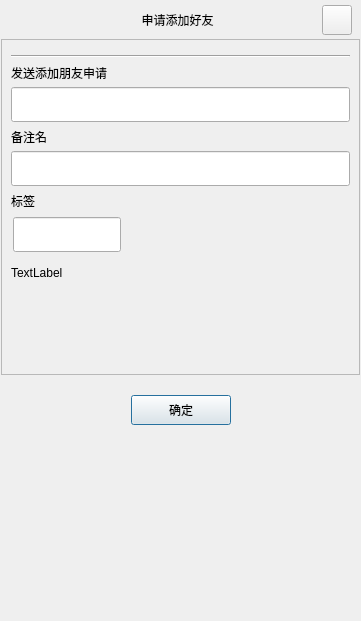
<?xml version="1.0" encoding="UTF-8"?>
<ui version="4.0">
 <class>ApplyFriend</class>
 <widget class="QDialog" name="ApplyFriend">
  <property name="geometry">
   <rect>
    <x>0</x>
    <y>0</y>
    <width>361</width>
    <height>621</height>
   </rect>
  </property>
  <property name="minimumSize">
   <size>
    <width>361</width>
    <height>621</height>
   </size>
  </property>
  <property name="maximumSize">
   <size>
    <width>361</width>
    <height>621</height>
   </size>
  </property>
  <property name="windowTitle">
   <string>申请添加好友</string>
  </property>
  <layout class="QVBoxLayout" name="window_layout">
   <property name="spacing">
    <number>0</number>
   </property>
   <property name="leftMargin">
    <number>0</number>
   </property>
   <property name="topMargin">
    <number>0</number>
   </property>
   <property name="rightMargin">
    <number>0</number>
   </property>
   <property name="bottomMargin">
    <number>0</number>
   </property>
   <item>
    <widget class="QFrame" name="dialog_frame">
     <property name="frameShape">
      <enum>QFrame::NoFrame</enum>
     </property>
     <layout class="QVBoxLayout" name="verticalLayout">
      <property name="spacing">
       <number>0</number>
      </property>
      <property name="leftMargin">
       <number>1</number>
      </property>
      <property name="topMargin">
       <number>1</number>
      </property>
      <property name="rightMargin">
       <number>1</number>
      </property>
      <property name="bottomMargin">
       <number>1</number>
      </property>
      <item>
       <widget class="DialogTitleBar" name="dialog_title_bar" native="true">
        <property name="minimumSize">
         <size>
          <width>0</width>
          <height>38</height>
         </size>
        </property>
        <property name="maximumSize">
         <size>
          <width>16777215</width>
          <height>38</height>
         </size>
        </property>
        <layout class="QHBoxLayout" name="header_layout">
         <property name="leftMargin">
          <number>8</number>
         </property>
         <property name="topMargin">
          <number>0</number>
         </property>
         <property name="rightMargin">
          <number>8</number>
         </property>
         <property name="bottomMargin">
          <number>0</number>
         </property>
         <item>
          <spacer name="title_spacer">
           <property name="orientation">
            <enum>Qt::Horizontal</enum>
           </property>
           <property name="sizeType">
            <enum>QSizePolicy::Fixed</enum>
           </property>
           <property name="sizeHint" stdset="0">
            <size>
             <width>30</width>
             <height>20</height>
            </size>
           </property>
          </spacer>
         </item>
         <item>
          <widget class="QLabel" name="apply_lb">
           <property name="text">
            <string>申请添加好友</string>
           </property>
           <property name="alignment">
            <set>Qt::AlignCenter</set>
           </property>
          </widget>
         </item>
         <item>
          <widget class="QPushButton" name="close_btn">
           <property name="minimumSize">
            <size>
             <width>30</width>
             <height>30</height>
            </size>
           </property>
           <property name="maximumSize">
            <size>
             <width>30</width>
             <height>30</height>
            </size>
           </property>
           <property name="toolTip">
            <string>关闭</string>
           </property>
           <property name="accessibleName">
            <string>关闭</string>
           </property>
           <property name="text">
            <string/>
           </property>
           <property name="icon">
            <iconset resource="../rc.qrc">
             <normaloff>:/icons/action-close.svg</normaloff>:/icons/action-close.svg</iconset>
           </property>
           <property name="iconSize">
            <size>
             <width>18</width>
             <height>18</height>
            </size>
           </property>
           <property name="autoDefault">
            <bool>false</bool>
           </property>
          </widget>
         </item>
        </layout>
       </widget>
      </item>
      <item>
       <widget class="QScrollArea" name="scrollArea">
        <property name="minimumSize">
         <size>
          <width>0</width>
          <height>0</height>
         </size>
        </property>
        <property name="widgetResizable">
         <bool>true</bool>
        </property>
        <widget class="QWidget" name="scrollcontent">
         <property name="geometry">
          <rect>
           <x>0</x>
           <y>0</y>
           <width>357</width>
           <height>262</height>
          </rect>
         </property>
         <layout class="QVBoxLayout" name="verticalLayout_2">
          <property name="spacing">
           <number>0</number>
          </property>
          <property name="leftMargin">
           <number>0</number>
          </property>
          <property name="topMargin">
           <number>6</number>
          </property>
          <property name="rightMargin">
           <number>0</number>
          </property>
          <item>
           <widget class="QWidget" name="apply_wid" native="true">
            <layout class="QVBoxLayout" name="verticalLayout_3">
             <property name="spacing">
              <number>2</number>
             </property>
             <item>
              <widget class="Line" name="line">
               <property name="orientation">
                <enum>Qt::Horizontal</enum>
               </property>
              </widget>
             </item>
             <item>
              <widget class="QLabel" name="label">
               <property name="minimumSize">
                <size>
                 <width>0</width>
                 <height>25</height>
                </size>
               </property>
               <property name="maximumSize">
                <size>
                 <width>16777215</width>
                 <height>25</height>
                </size>
               </property>
               <property name="text">
                <string>发送添加朋友申请</string>
               </property>
              </widget>
             </item>
             <item>
              <widget class="CustomizeEdit" name="name_ed">
               <property name="minimumSize">
                <size>
                 <width>0</width>
                 <height>35</height>
                </size>
               </property>
               <property name="maximumSize">
                <size>
                 <width>16777215</width>
                 <height>16777215</height>
                </size>
               </property>
              </widget>
             </item>
             <item>
              <widget class="QLabel" name="label_2">
               <property name="minimumSize">
                <size>
                 <width>0</width>
                 <height>25</height>
                </size>
               </property>
               <property name="maximumSize">
                <size>
                 <width>16777215</width>
                 <height>25</height>
                </size>
               </property>
               <property name="text">
                <string>备注名</string>
               </property>
              </widget>
             </item>
             <item>
              <widget class="CustomizeEdit" name="back_ed">
               <property name="minimumSize">
                <size>
                 <width>0</width>
                 <height>35</height>
                </size>
               </property>
              </widget>
             </item>
             <item>
              <widget class="QLabel" name="label_5">
               <property name="minimumSize">
                <size>
                 <width>0</width>
                 <height>25</height>
                </size>
               </property>
               <property name="maximumSize">
                <size>
                 <width>16777215</width>
                 <height>25</height>
                </size>
               </property>
               <property name="text">
                <string>标签</string>
               </property>
              </widget>
             </item>
             <item>
              <widget class="QWidget" name="lb_group_wid" native="true">
               <property name="minimumSize">
                <size>
                 <width>0</width>
                 <height>50</height>
                </size>
               </property>
               <layout class="QVBoxLayout" name="verticalLayout_4">
                <property name="spacing">
                 <number>0</number>
                </property>
                <property name="leftMargin">
                 <number>0</number>
                </property>
                <property name="topMargin">
                 <number>0</number>
                </property>
                <property name="rightMargin">
                 <number>0</number>
                </property>
                <property name="bottomMargin">
                 <number>0</number>
                </property>
                <item>
                 <widget class="QWidget" name="gridWidget" native="true">
                  <property name="minimumSize">
                   <size>
                    <width>0</width>
                    <height>40</height>
                   </size>
                  </property>
                  <property name="maximumSize">
                   <size>
                    <width>16777215</width>
                    <height>40</height>
                   </size>
                  </property>
                  <widget class="CustomizeEdit" name="lb_ed">
                   <property name="geometry">
                    <rect>
                     <x>2</x>
                     <y>2</y>
                     <width>108</width>
                     <height>35</height>
                    </rect>
                   </property>
                   <property name="maximumSize">
                    <size>
                     <width>16777215</width>
                     <height>35</height>
                    </size>
                   </property>
                  </widget>
                 </widget>
                </item>
                <item>
                 <widget class="QWidget" name="input_tip_wid" native="true">
                  <property name="minimumSize">
                   <size>
                    <width>0</width>
                    <height>35</height>
                   </size>
                  </property>
                  <property name="maximumSize">
                   <size>
                    <width>16777215</width>
                    <height>35</height>
                   </size>
                  </property>
                  <layout class="QVBoxLayout" name="verticalLayout_5">
                   <property name="spacing">
                    <number>0</number>
                   </property>
                   <property name="leftMargin">
                    <number>0</number>
                   </property>
                   <property name="topMargin">
                    <number>0</number>
                   </property>
                   <property name="rightMargin">
                    <number>0</number>
                   </property>
                   <property name="bottomMargin">
                    <number>0</number>
                   </property>
                   <item>
                    <widget class="ClickedOnceLabel" name="tip_lb">
                     <property name="text">
                      <string>TextLabel</string>
                     </property>
                    </widget>
                   </item>
                  </layout>
                 </widget>
                </item>
                <item>
                 <widget class="QWidget" name="widget" native="true">
                  <property name="minimumSize">
                   <size>
                    <width>0</width>
                    <height>60</height>
                   </size>
                  </property>
                  <layout class="QHBoxLayout" name="horizontalLayout_2">
                   <property name="spacing">
                    <number>7</number>
                   </property>
                   <property name="leftMargin">
                    <number>0</number>
                   </property>
                   <property name="topMargin">
                    <number>0</number>
                   </property>
                   <property name="rightMargin">
                    <number>0</number>
                   </property>
                   <property name="bottomMargin">
                    <number>0</number>
                   </property>
                   <item>
                    <widget class="QWidget" name="lb_list" native="true">
                     <property name="minimumSize">
                      <size>
                      <width>0</width>
                       <height>50</height>
                      </size>
                     </property>
                     <property name="maximumSize">
                      <size>
                      <width>16777215</width>
                       <height>16777215</height>
                      </size>
                     </property>
                    </widget>
                   </item>
                   <item>
                    <widget class="QWidget" name="more_lb_wid" native="true">
                     <property name="minimumSize">
                      <size>
                       <width>30</width>
                       <height>0</height>
                      </size>
                     </property>
                     <property name="maximumSize">
                      <size>
                       <width>30</width>
                       <height>16777215</height>
                      </size>
                     </property>
                     <layout class="QVBoxLayout" name="verticalLayout_6">
                      <item>
                       <spacer name="verticalSpacer_3">
                        <property name="orientation">
                         <enum>Qt::Vertical</enum>
                        </property>
                        <property name="sizeHint" stdset="0">
                         <size>
                          <width>20</width>
                          <height>40</height>
                         </size>
                        </property>
                       </spacer>
                      </item>
                      <item>
                       <widget class="ClickedOnceLabel" name="more_lb">
                        <property name="minimumSize">
                         <size>
                          <width>25</width>
                          <height>25</height>
                         </size>
                        </property>
                        <property name="maximumSize">
                         <size>
                          <width>25</width>
                          <height>25</height>
                         </size>
                        </property>
                        <property name="text">
                         <string/>
                        </property>
                        <property name="alignment">
                         <set>Qt::AlignCenter</set>
                        </property>
                       </widget>
                      </item>
                      <item>
                       <spacer name="verticalSpacer_4">
                        <property name="orientation">
                         <enum>Qt::Vertical</enum>
                        </property>
                        <property name="sizeHint" stdset="0">
                         <size>
                          <width>20</width>
                          <height>40</height>
                         </size>
                        </property>
                       </spacer>
                      </item>
                     </layout>
                    </widget>
                   </item>
                  </layout>
                 </widget>
                </item>
               </layout>
              </widget>
             </item>
            </layout>
           </widget>
          </item>
         </layout>
        </widget>
       </widget>
      </item>
      <item>
       <spacer name="verticalSpacer">
        <property name="orientation">
         <enum>Qt::Vertical</enum>
        </property>
        <property name="sizeType">
         <enum>QSizePolicy::Fixed</enum>
        </property>
        <property name="sizeHint" stdset="0">
         <size>
          <width>20</width>
          <height>10</height>
         </size>
        </property>
       </spacer>
      </item>
      <item>
       <widget class="QWidget" name="apply_sure_wid" native="true">
        <property name="minimumSize">
         <size>
          <width>0</width>
          <height>50</height>
         </size>
        </property>
        <layout class="QHBoxLayout" name="horizontalLayout">
         <item>
          <spacer name="horizontalSpacer_2">
           <property name="orientation">
            <enum>Qt::Horizontal</enum>
           </property>
           <property name="sizeHint" stdset="0">
            <size>
             <width>40</width>
             <height>20</height>
            </size>
           </property>
          </spacer>
         </item>
         <item>
          <widget class="ClickedBtn" name="sure_btn">
           <property name="minimumSize">
            <size>
             <width>100</width>
             <height>30</height>
            </size>
           </property>
           <property name="maximumSize">
            <size>
             <width>100</width>
             <height>30</height>
            </size>
           </property>
           <property name="text">
            <string>确定</string>
           </property>
          </widget>
         </item>
         <item>
          <spacer name="horizontalSpacer_3">
           <property name="orientation">
            <enum>Qt::Horizontal</enum>
           </property>
           <property name="sizeHint" stdset="0">
            <size>
             <width>40</width>
             <height>20</height>
            </size>
           </property>
          </spacer>
         </item>
        </layout>
       </widget>
      </item>
      <item>
       <spacer name="verticalSpacer_2">
        <property name="orientation">
         <enum>Qt::Vertical</enum>
        </property>
        <property name="sizeHint" stdset="0">
         <size>
          <width>20</width>
          <height>40</height>
         </size>
        </property>
       </spacer>
      </item>
     </layout>
    </widget>
   </item>
  </layout>
 </widget>
 <customwidgets>
  <customwidget>
   <class>ClickedBtn</class>
   <extends>QPushButton</extends>
   <header location="global">widgets/clickedbtn.h</header>
  </customwidget>
  <customwidget>
   <class>CustomizeEdit</class>
   <extends>QLineEdit</extends>
   <header location="global">widgets/customizeedit.h</header>
  </customwidget>
  <customwidget>
   <class>ClickedOnceLabel</class>
   <extends>QLabel</extends>
   <header location="global">widgets/clickedoncelabel.h</header>
  </customwidget>
  <customwidget>
   <class>DialogTitleBar</class>
   <extends>QWidget</extends>
   <header location="global">widgets/dialogtitlebar.h</header>
   <container>1</container>
  </customwidget>
 </customwidgets>
 <resources>
  <include location="../rc.qrc"/>
 </resources>
 <connections/>
</ui>
